Frame 1 (no input): blank canvas, image omitted
Frame 60 (the mouse pressed at the canvas centre just before this capture): blank canvas, image omitted
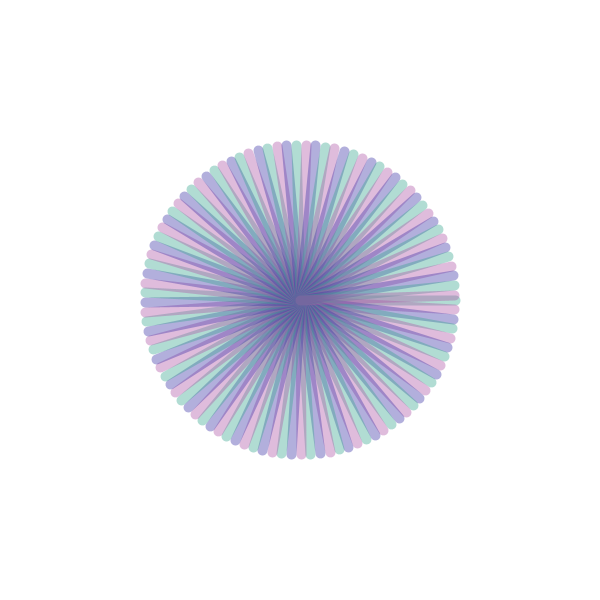
Frame 120 (the mouse held since frame 60 and released just before this capture)

The Processing sketch whose frames 1 and 60 were blank and that drew this single picture after the mouse press (run headless with seeded random() and noise(); from frame 60 on, the mouse is pressed at the canvas centre):

// Processing sketch: Acercamiento
// ── Acercamiento.pde
//Allan Rodríguez
void setup() {
  size(600, 600);
  smooth(8);
  shapeMode(CORNER);
}

void draw() {
  //define background color
  background(255);

  //line weight and color
  strokeWeight(10);

  //Input from the mouse
  //map to real values
  float l=map(mouseX, 0, width, 1, 200); //numre of lines
  float s =map(mouseY, 0, height, 10, 300);//length of lines

  float a=0; //angle between lines
  translate(mouseX, mouseX);//move coordinate system
  for (int i=0; i<l; i++) {
    int modulo =i % 3; 
    switch(modulo){
      case 0:
        stroke(#39A590, 100);
        break;
       case 1:
        stroke(#AD55A7, 100);
        break;
      case 2:
        stroke(#3B34A7, 100);
        break;
    }
    pushMatrix();//guarda la posicion actual de las coordenadas x y y
    rotate(a); //rotate line by a degress
    line(0, 0, s, 0);
    popMatrix();//saca la posicion actual de las coordenadas x y y
    a+=TWO_PI/l;//caculate angle for new line
  }
}
